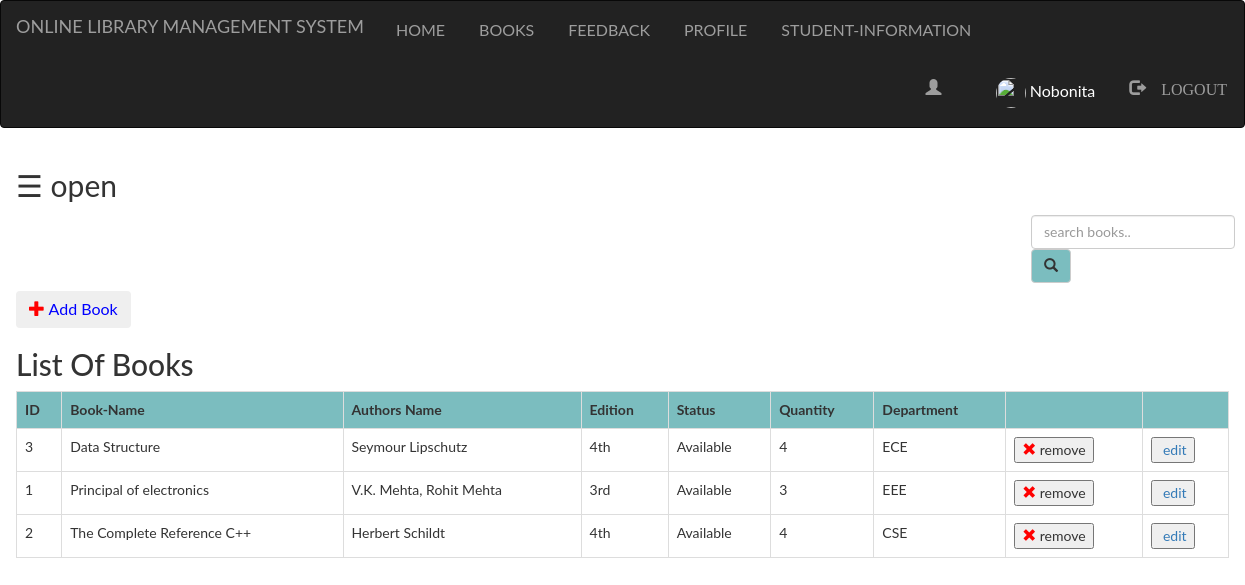
The app's page /Admin/books.php (signed in), older data.
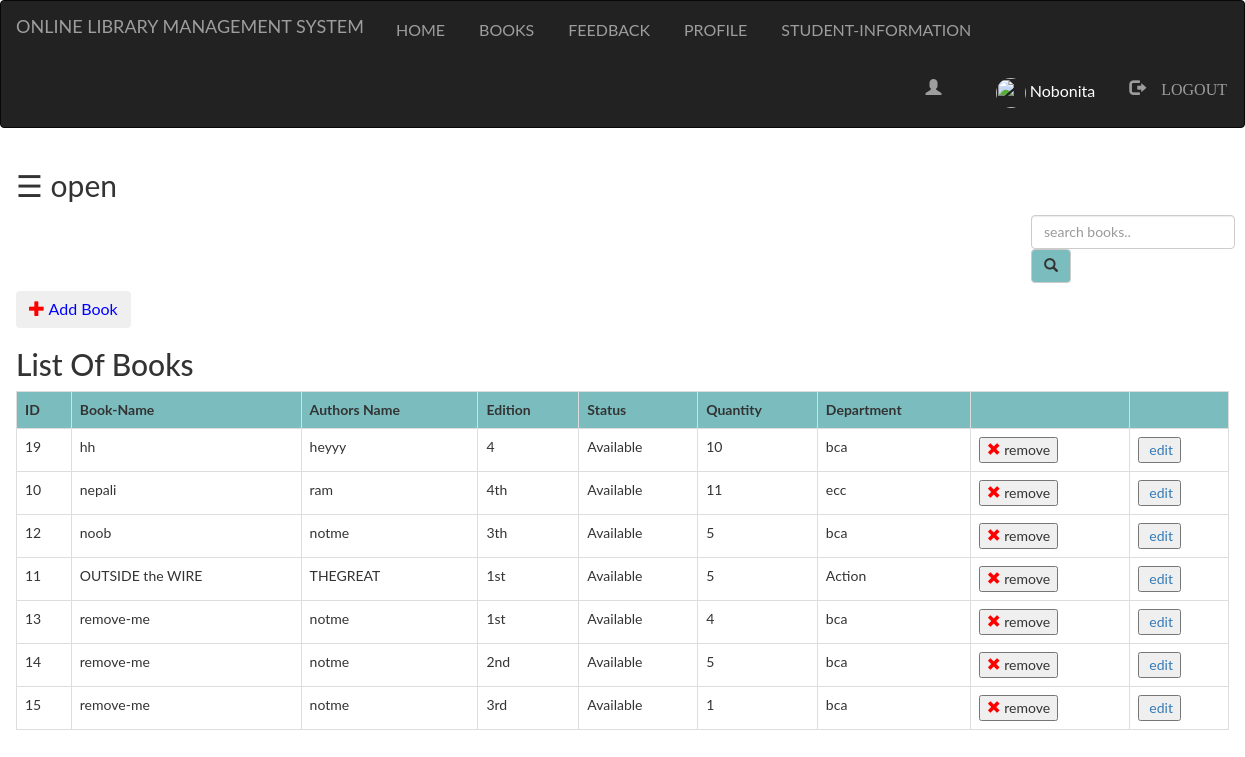
The same page, newer data.
### tables this page shows
CREATE TABLE `books` (
  `bid` int(100) NOT NULL,
  `name` varchar(100) NOT NULL,
  `authors` varchar(100) NOT NULL,
  `edition` varchar(100) NOT NULL,
  `status` varchar(100) NOT NULL,
  `quantity` int(100) NOT NULL,
  `department` varchar(100) NOT NULL,
  `bcount` int(100) NOT NULL
);

### Admin/books.php (the view, shortened to what this page needs)
<?php
  include "navbar.php";
?>
<!DOCTYPE html>
<html>
<head>
</head>
<body>
<div id="main">
  <span style="font-size:30px;cursor:pointer" onclick="openNav()">&#9776; open</span>
	<div class="srch">
		<form class="navbar-form" method="post" name="form1">
				<input class="form-control" type="text" name="search" placeholder="search books.." required="">
				<button style="background-color: #6db6b9e6;" type="submit" name="submit" class="btn btn-default">
					<span class="glyphicon glyphicon-search"></span>
				</button>
 	</form>
	</div>
	<button style="color:blue; font-size: 16px; text-decoraton:none;" class="btn btn-primaray" ><a href="../Admin/add.php">
	<span class="glyphicon glyphicon-plus" style="color:red; " > </a></span> Add Book</button>
	<h2>List Of Books</h2>
	<?php
		if(isset($_POST['submit']))
		{
			$q=mysqli_query($db,"SELECT * from books where name like '%$_POST[search]%' OR authors like '%$_POST[search]%' OR bid like '%$_POST[search]%' OR department like '%$_POST[search]%'");
			if(mysqli_num_rows($q)==0)
			{
				echo "Sorry! No book found. Try searching again.";
			}
			else
			{
		echo "<table class='table table-bordered table-hover' >";
			echo "<tr style='background-color: #6db6b9e6;'>";
				echo "<th>"; echo "ID";	echo "</th>";
				echo "<th>"; echo "Book-Name";  echo "</th>";
				echo "<th>"; echo "Authors Name";  echo "</th>";
				echo "<th>"; echo "Edition";  echo "</th>";
				echo "<th>"; echo "Status";  echo "</th>";
				echo "<th>"; echo "Quantity";  echo "</th>";
				echo "<th>"; echo "Department";  echo "</th>";
				echo "<th>"; echo "";  echo "</th>";
			echo "</tr>";
			while($row=mysqli_fetch_assoc($q))
			{
				echo "<tr>";
				echo "<td>"; echo $row['bid']; echo "</td>";
				echo "<td>"; echo $row['name']; echo "</td>";
				echo "<td>"; echo $row['authors']; echo "</td>";
				echo "<td>"; echo $row['edition']; echo "</td>";
				echo "<td>"; echo $row['status']; echo "</td>";
				echo "<td>"; echo $row['quantity']; echo "</td>";
				echo "<td>"; echo $row['department']; echo "</td>";
				echo "<td>"; echo "<form method='post'><button type='submit' name='submit1' value =" . $row['bid'] ."><i  style=\"color: red;\" class=\"glyphicon glyphicon-remove\"></i> remove</button></form>"; echo "</td>";
				echo "<td>"; echo "<form method='post'><button type='submit' name='submit2' value =" . $row['bid'] ."><i  style=\"color: green;\" class=\"glyphicon glyphicon-edit\"></i> remove</button>
				</form>"; echo "</td>";
				echo "</tr>";
			}
		echo "</table>";
			}
		}
		else
		{
			$res=mysqli_query($db,"SELECT * FROM `books` ORDER BY `books`.`name` ASC;");
		echo "<table class='table table-bordered table-hover'  cellspacing=-115' cellpadding=-110>";
			echo "<tr style='background-color: #6db6b9e6;'>";
				echo "<th>"; echo "ID";	echo "</th>";
				echo "<th>"; echo "Book-Name";  echo "</th>";
				echo "<th>"; echo "Authors Name";  echo "</th>";
				echo "<th>"; echo "Edition";  echo "</th>";
				echo "<th>"; echo "Status";  echo "</th>";
				echo "<th>"; echo "Quantity";  echo "</th>";
				echo "<th>"; echo "Department";  echo "</th>";
				echo "<th>"; echo "";  echo "</th>";
				echo "<th>"; echo "";  echo "</th>";
			echo "</tr>";
			while($row=mysqli_fetch_assoc($res))
			{
				echo "<tr>";
				echo "<td>"; echo $row['bid']; echo "</td>";
				echo "<td>"; echo $row['name']; echo "</td>";
				echo "<td>"; echo $row['authors']; echo "</td>";
				echo "<td>"; echo $row['edition']; echo "</td>";
				echo "<td>"; echo $row['status']; echo "</td>";
				echo "<td>"; echo $row['quantity']; echo "</td>";
				echo "<td>"; echo $row['department']; echo "</td>";
				echo "<td>"; echo "<form method='post'><button type='submit' name='submit1' value =" . $row['bid'] ." ><i  style=\"color: red;\" class=\"glyphicon glyphicon-remove\"></i> remove</button></form>"; echo "</td>";
			echo "<td>"; ?><form method='post'><button type='submit' name='submit2' value =" . $row['bid'] ."><a href ="bookedit.php?id= <?php echo $row['bid'] ?> "><i  style="color: green;" class=glyphicon glyphicon-edit></i> edit</button>
			</form> <?php echo "</td>";
				echo "</tr>";
			}
		echo "</table>";
		}
				?>
</div>
</body>
</html>

Row changes from the older to the newer data that the page shows:
removed books: bid "3", name "Data Structure", authors "Seymour Lipschutz", edition "4th", status "Available", quantity "4", department "ECE"
removed books: bid "1", name "Principal of electronics", authors "V.K. Mehta, Rohit Mehta", edition "3rd", status "Available", quantity "3", department "EEE"
removed books: bid "2", name "The Complete Reference C++", authors "Herbert Schildt", edition "4th", status "Available", quantity "4", department "CSE"
added books: bid "19", name "hh", authors "heyyy", edition "4", status "Available", quantity "10", department "bca"
added books: bid "10", name "nepali", authors "ram", edition "4th", status "Available", quantity "11", department "ecc"
added books: bid "12", name "noob", authors "notme", edition "3th", status "Available", quantity "5", department "bca"
added books: bid "11", name "OUTSIDE the WIRE", authors "THEGREAT", edition "1st", status "Available", quantity "5", department "Action"
added books: bid "13", name "remove-me", authors "notme", edition "1st", status "Available", quantity "4", department "bca"
added books: bid "14", name "remove-me", authors "notme", edition "2nd", status "Available", quantity "5", department "bca"
added books: bid "15", name "remove-me", authors "notme", edition "3rd", status "Available", quantity "1", department "bca"
